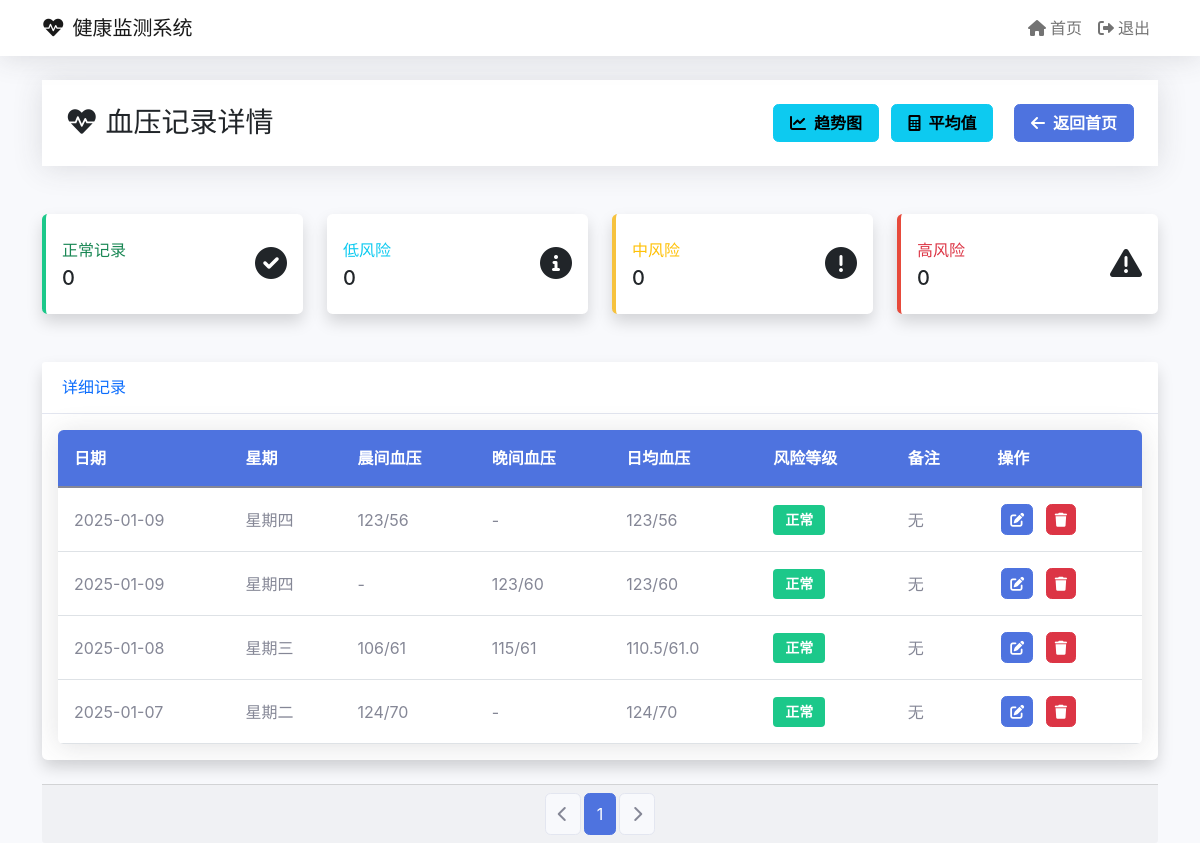
The app's page /blood_pressure_detail (signed in), older data.
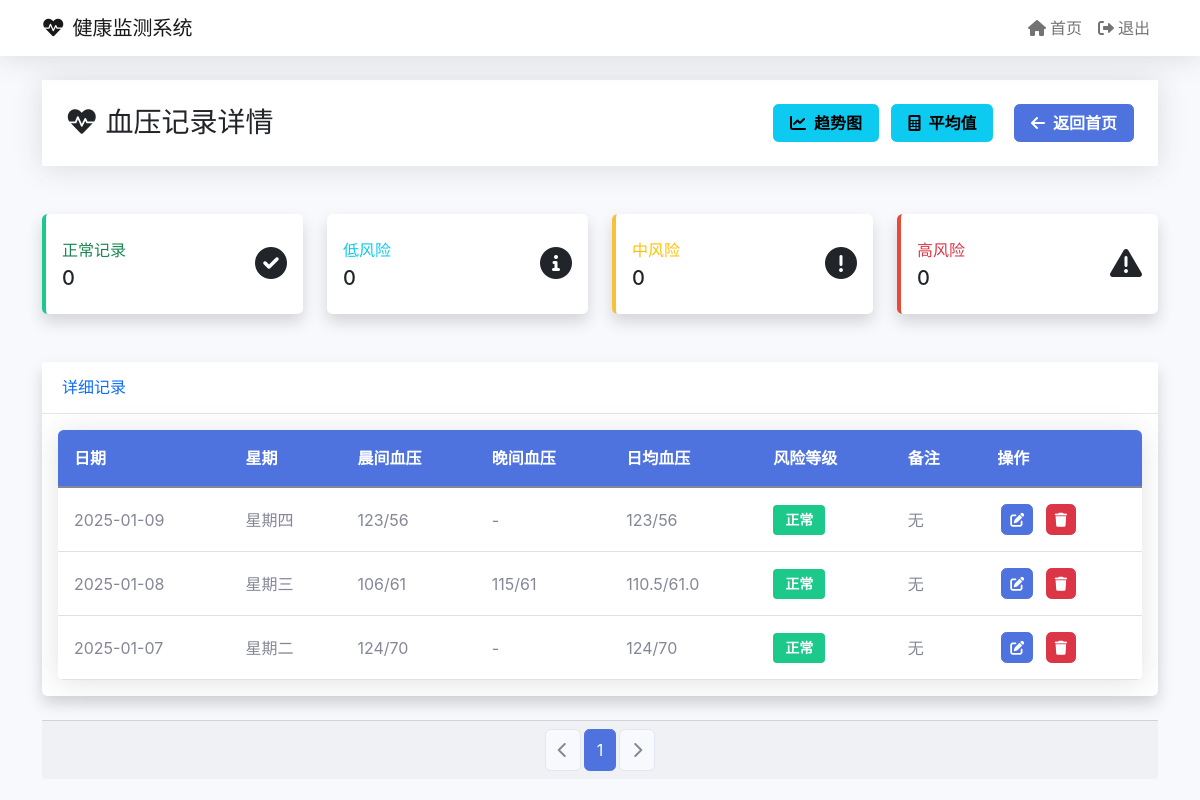
The same page, newer data.
### tables this page shows
CREATE TABLE bloodpressure_records
                 (id INTEGER PRIMARY KEY AUTOINCREMENT,
                  date TEXT NOT NULL,
                  day_of_week TEXT NOT NULL,
                  morning_high INTEGER,
                  morning_low INTEGER,
                  afternoon_high INTEGER,
                  afternoon_low INTEGER,
                  notes TEXT,
                  today_average TEXT,
                  risk TEXT);

### app.py (the view)
@app.route('/blood_pressure_detail')
@login_required
def blood_pressure_detail():
    page = request.args.get('page', 1, type=int)
    per_page = 10
    db = get_db()
    total = db.execute('SELECT COUNT(*) FROM bloodpressure_records').fetchone()[0]
    total_pages = (total + per_page - 1) // per_page
    offset = (page - 1) * per_page
    records = db.execute('''SELECT * FROM bloodpressure_records
                           ORDER BY date DESC LIMIT ? OFFSET ?''',
                        [per_page, offset]).fetchall()
    records_with_daily = []
    for record in records:
        record_dict = dict(record)
        if record['morning_high'] and record['afternoon_high']:
            record_dict['daily_high'] = round((record['morning_high'] + record['afternoon_high']) / 2, 1)
        elif record['morning_high']:
            record_dict['daily_high'] = record['morning_high']
        elif record['afternoon_high']:
            record_dict['daily_high'] = record['afternoon_high']
        else:
            record_dict['daily_high'] = None
        if record['morning_low'] and record['afternoon_low']:
            record_dict['daily_low'] = round((record['morning_low'] + record['afternoon_low']) / 2, 1)
        elif record['morning_low']:
            record_dict['daily_low'] = record['morning_low']
        elif record['afternoon_low']:
            record_dict['daily_low'] = record['afternoon_low']
        else:
            record_dict['daily_low'] = None
        records_with_daily.append(record_dict)
    db.close()
    return render_template('bloodpressuredetail.html',
                         records=records_with_daily,
                         current_page=page,
                         total_pages=total_pages)

### app.py (called while the page is built)
def login_required(f):
    @wraps(f)
    def decorated_function(*args, **kwargs):
        if 'logged_in' not in session:
            return redirect(url_for('login'))
        return f(*args, **kwargs)
    return decorated_function

### templates/bloodpressuredetail.html (shortened to what this page needs)
{% extends "base.html" %}
{% block content %}
<div class="row mb-4">
    <div class="col-12">
        <div class="page-header">
            <div class="container">
                <div class="d-flex justify-content-between align-items-center">
                    <h1 class="h3 mb-0 text-gray-800">
                        <i class="fas fa-heartbeat me-2"></i>血压记录详情
                    </h1>
                    <div>
                        <a href="{{ url_for('blood_pressure_chart') }}" class="btn btn-info me-2">
                            <i class="fas fa-chart-line me-2"></i>趋势图
                        </a>
                        <a href="{{ url_for('blood_pressure_average') }}" class="btn btn-info me-2">
                            <i class="fas fa-calculator me-2"></i>平均值
                        </a>
                        <a href="{{ url_for('landing') }}" class="btn btn-primary ms-2">
                            <i class="fas fa-arrow-left me-2"></i>返回首页
                        </a>
                    </div>
                </div>
            </div>
        </div>
    </div>
</div>
<div class="row mb-4">
    {% set risk_stats = namespace(good=0, low=0, middle=0, high=0) %}
    {% for record in records %}
        {% if record.risk == 'good' %}
            {% set risk_stats.good = risk_stats.good + 1 %}
        {% elif record.risk == 'low risk' %}
            {% set risk_stats.low = risk_stats.low + 1 %}
        {% elif record.risk == 'middle risk' %}
            {% set risk_stats.middle = risk_stats.middle + 1 %}
        {% elif record.risk == 'high risk' %}
            {% set risk_stats.high = risk_stats.high + 1 %}
        {% endif %}
    {% endfor %}
    <div class="col-xl-3 col-md-6 mb-4">
        <div class="card border-left-success shadow h-100 py-2 stats-card">
            <div class="card-body">
                <div class="row no-gutters align-items-center">
                    <div class="col mr-2">
                        <div class="text-xs font-weight-bold text-success text-uppercase mb-1">正常记录</div>
                        <div class="h5 mb-0 font-weight-bold text-gray-800">{{ risk_stats.good }}</div>
                    </div>
                    <div class="col-auto">
                        <i class="fas fa-check-circle fa-2x text-gray-300"></i>
                    </div>
                </div>
            </div>
        </div>
    </div>
    <div class="col-xl-3 col-md-6 mb-4">
        <div class="card border-left-info shadow h-100 py-2 stats-card">
            <div class="card-body">
                <div class="row no-gutters align-items-center">
                    <div class="col mr-2">
                        <div class="text-xs font-weight-bold text-info text-uppercase mb-1">低风险</div>
                        <div class="h5 mb-0 font-weight-bold text-gray-800">{{ risk_stats.low }}</div>
                    </div>
                    <div class="col-auto">
                        <i class="fas fa-info-circle fa-2x text-gray-300"></i>
                    </div>
                </div>
            </div>
        </div>
    </div>
    <div class="col-xl-3 col-md-6 mb-4">
        <div class="card border-left-warning shadow h-100 py-2 stats-card">
            <div class="card-body">
                <div class="row no-gutters align-items-center">
                    <div class="col mr-2">
                        <div class="text-xs font-weight-bold text-warning text-uppercase mb-1">中风险</div>
                        <div class="h5 mb-0 font-weight-bold text-gray-800">{{ risk_stats.middle }}</div>
                    </div>
                    <div class="col-auto">
                        <i class="fas fa-exclamation-circle fa-2x text-gray-300"></i>
                    </div>
                </div>
            </div>
        </div>
    </div>
    <div class="col-xl-3 col-md-6 mb-4">
        <div class="card border-left-danger shadow h-100 py-2 stats-card">
            <div class="card-body">
                <div class="row no-gutters align-items-center">
                    <div class="col mr-2">
                        <div class="text-xs font-weight-bold text-danger text-uppercase mb-1">高风险</div>
                        <div class="h5 mb-0 font-weight-bold text-gray-800">{{ risk_stats.high }}</div>
                    </div>
                    <div class="col-auto">
                        <i class="fas fa-exclamation-triangle fa-2x text-gray-300"></i>
                    </div>
                </div>
            </div>
        </div>
    </div>
</div>
<div class="card shadow mb-4">
    <div class="card-header py-3">
        <h6 class="m-0 font-weight-bold text-primary">详细记录</h6>
    </div>
    <div class="card-body">
        <div class="table-responsive">
            <table class="table table-hover">
                <thead>
                    <tr>
                        <th>日期</th>
                        <th>星期</th>
                        <th>晨间血压</th>
                        <th>晚间血压</th>
                        <th>日均血压</th>
                        <th>风险等级</th>
                        <th>备注</th>
                        <th>操作</th>
                    </tr>
                </thead>
                <tbody>
                    {% for record in records %}
                    <tr>
                        <td>{{ record.date }}</td>
                        <td>{{ record.day_of_week }}</td>
                        <td>
                            {% if record.morning_high and record.morning_low %}
                                {{ record.morning_high }}/{{ record.morning_low }}
                            {% else %}
                                -
                            {% endif %}
                        </td>
                        <td>
                            {% if record.afternoon_high and record.afternoon_low %}
                                {{ record.afternoon_high }}/{{ record.afternoon_low }}
                            {% else %}
                                -
                            {% endif %}
                        </td>
                        <td>
                            {% if record.daily_high and record.daily_low %}
                                {{ record.daily_high }}/{{ record.daily_low }}
                            {% else %}
                                -
                            {% endif %}
                        </td>
                        <td>
                            <span class="badge badge-{{ 'danger' if record.risk == 'high risk'
                                                    else 'warning' if record.risk == 'middle risk'
                                                    else 'info' if record.risk == 'low risk'
                                                    else 'success' }}">
                                {{ record.risk or '正常' }}
                            </span>
                        </td>
                        <td>{{ record.notes or '无' }}</td>
                        <td class="action-buttons">
                            <button type="button" class="btn btn-primary btn-sm" data-bs-toggle="modal" data-bs-target="#editModal{{ record.id }}">
                                <i class="fas fa-edit"></i>
                            </button>
                            <a href="{{ url_for('delete_blood_pressure', id=record.id) }}" class="btn btn-danger btn-sm" onclick="return confirm('确定要删除这条记录吗？')">
                                <i class="fas fa-trash"></i>
                            </a>
                        </td>
                    </tr>
                    {% endfor %}
                </tbody>
            </table>
        </div>
    </div>
</div>
<div class="card-footer">
    <nav aria-label="Page navigation">
        <ul class="pagination justify-content-center mb-0">
            <li class="page-item {{ 'disabled' if current_page == 1 }}">
                <a class="page-link" href="{{ url_for('blood_pressure_detail', page=current_page-1) if current_page > 1 else '#' }}">
                    <i class="fas fa-chevron-left"></i>
                </a>
            </li>
            {% for page in range(1, total_pages + 1) %}
                {% if page == current_page %}
                    <li class="page-item active">
                        <span class="page-link">{{ page }}</span>
                    </li>
                {% endif %}
            {% endfor %}
            <li class="page-item {{ 'disabled' if current_page == total_pages }}">
                <a class="page-link" href="{{ url_for('blood_pressure_detail', page=current_page+1) if current_page < total_pages else '#' }}">
                    <i class="fas fa-chevron-right"></i>
                </a>
            </li>
        </ul>
    </nav>
</div>
{% endblock %}

### templates/base.html (shortened to what this page needs)
<!DOCTYPE html>
<html>
<head>
    <link href="https://cdn.jsdelivr.net/npm/bootstrap@5.1.3/dist/css/bootstrap.min.css" rel="stylesheet">
    <link href="https://cdnjs.cloudflare.com/ajax/libs/font-awesome/6.0.0/css/all.min.css" rel="stylesheet">
</head>
<body>
    <nav class="navbar navbar-expand-lg navbar-light mb-4">
        <div class="container">
            <a class="navbar-brand" href="{{ url_for('landing') }}">
                <i class="fas fa-heartbeat me-2"></i>健康监测系统
            </a>
            {% if session.logged_in %}
            <div class="collapse navbar-collapse" id="navbarNav">
                <ul class="navbar-nav ms-auto">
                    <li class="nav-item">
                        <a class="nav-link" href="{{ url_for('landing') }}">
                            <i class="fas fa-home me-1"></i>首页
                        </a>
                    </li>
                    <li class="nav-item">
                        <a class="nav-link" href="{{ url_for('logout') }}">
                            <i class="fas fa-sign-out-alt me-1"></i>退出
                        </a>
                    </li>
                </ul>
            </div>
            {% endif %}
        </div>
    </nav>
    <div class="container">
        {% block content %}{% endblock %}
    </div>
</body>
</html>

### templates/base.html (style rules this page uses)
:root { --primary-color: #4e73df; --secondary-color: #858796; --success-color: #1cc88a; --info-color: #36b9cc; --warning-color: #f6c23e; --danger-color: #e74a3b; }
body { background-color: #f8f9fc; font-family: 'Nunito', -apple-system, BlinkMacSystemFont, "Segoe UI", Roboto, "Helvetica Neue", Arial, sans-serif; }
.navbar { background-color: white; box-shadow: 0 .15rem 1.75rem 0 rgba(58,59,69,.15); }
.card { border: none; border-radius: .35rem; box-shadow: 0 .15rem 1.75rem 0 rgba(58,59,69,.15); }
.card-header { background-color: white; border-bottom: 1px solid #e3e6f0; padding: 1rem 1.25rem; }
.btn { border-radius: .35rem; padding: .375rem 1rem; font-weight: 600; }
.btn-primary { background-color: var(--primary-color); border-color: var(--primary-color); }
.table { color: #858796; }
.table thead th { background-color: #f8f9fc; border-bottom: 2px solid #e3e6f0; }
.page-header { margin-bottom: 1.5rem; padding: 1.5rem 0; background-color: white; box-shadow: 0 .15rem 1.75rem 0 rgba(58,59,69,.15); }

### templates/bloodpressuredetail.html (style rules this page uses)
.action-buttons .btn { padding: .25rem .5rem; font-size: .875rem; margin: 0 .25rem; }
.table-responsive { border-radius: .35rem; box-shadow: 0 .15rem 1.75rem 0 rgba(58,59,69,.15); }
.table { margin-bottom: 0; }
.table thead th { background-color: var(--primary-color); color: white; border: none; padding: 1rem; }
.table td { vertical-align: middle; padding: 1rem; }
.badge { padding: .5rem .75rem; font-size: .875rem; font-weight: 600; }
.badge-success { background-color: var(--success-color); }
.stats-card { transition: all .3s ease; }
.border-left-success { border-left: .25rem solid var(--success-color) !important; }
.border-left-warning { border-left: .25rem solid var(--warning-color) !important; }
.border-left-danger { border-left: .25rem solid var(--danger-color) !important; }
.pagination { margin: 0; }
.page-link { color: var(--primary-color); border: 1px solid #e3e6f0; padding: .5rem .75rem; margin: 0 .25rem; border-radius: .35rem !important; }
.page-item.active .page-link { background-color: var(--primary-color); border-color: var(--primary-color); }
.page-item.disabled .page-link { color: var(--secondary-color); background-color: #f8f9fc; border-color: #e3e6f0; }

Row changes from the older to the newer data that the page shows:
removed bloodpressure_records: date "2025-01-09", day_of_week "星期四", afternoon_high "123", afternoon_low "60", daily_high "123", daily_low "60", risk "正常", notes "无"
